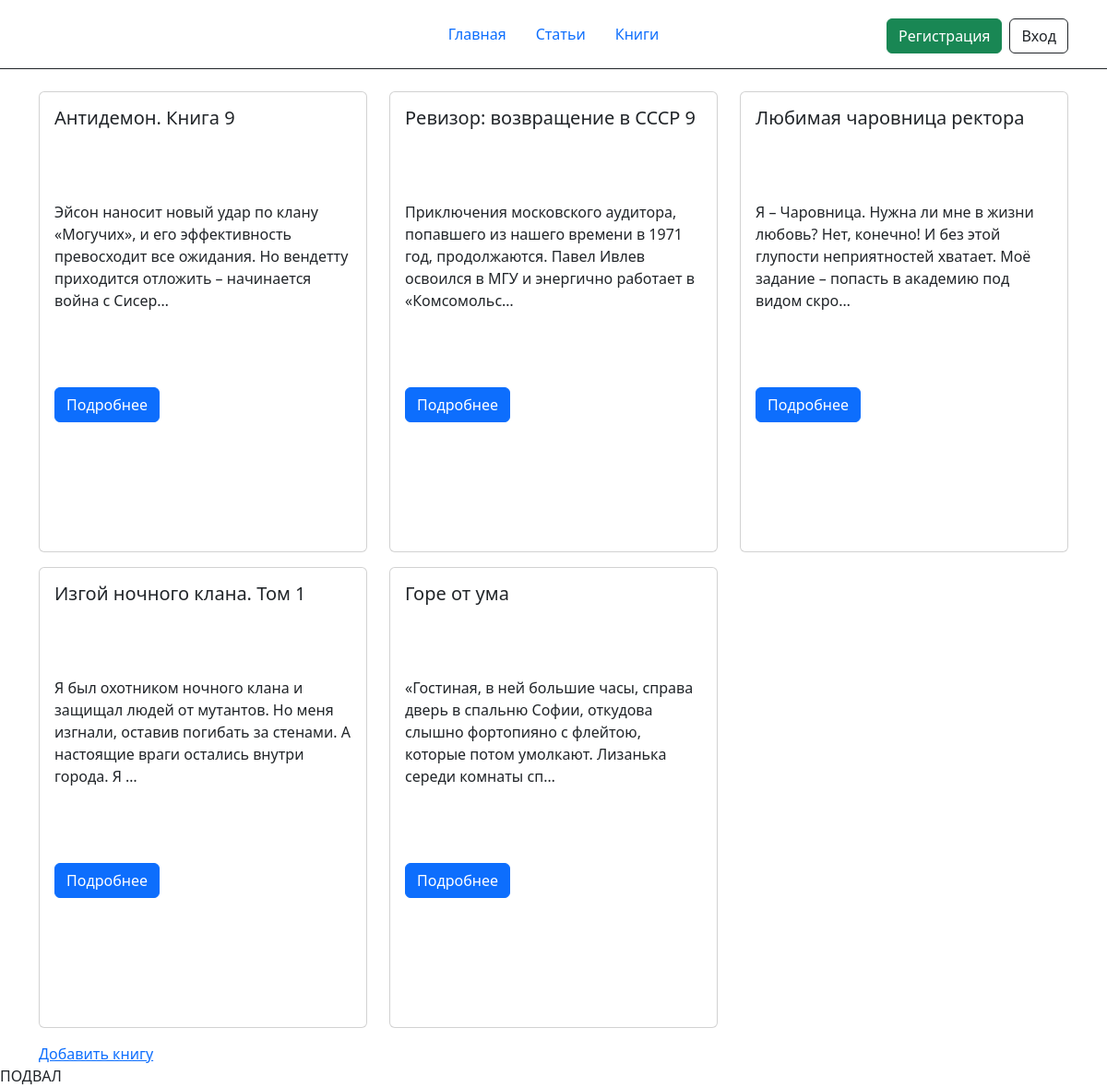
The page /books/ on the database its author committed.
### classviewshome/models.py (models this page shows, shortened)
class Book(models.Model):
    title = models.CharField(max_length=100, verbose_name="Заголовок")
    description = models.CharField(max_length=340, verbose_name="Описание")
    article = models.ManyToManyField(Article, verbose_name="Статья")

### classviewshome/views.py (the view)
# urls.py: path('books/', BookListView.as_view(), name='book_list'),
class BookListView(ListView):
    model = Book

### classviewshome/templates/classviewshome/book_list.html (shortened to what this page needs)
{% extends "base.html" %}
{% block content %}
<div class="container">
    <div class="row">
        {% for book in book_list %}
        <div class="col-12 md-6 col-xl-4 col-xxl-3 mb-2 mb-md-3">
            <div class="card"  style= "height: 500px;">
                <div class="card-body align-items-center justify-content-center">
                    <h5 class="card-title" style= "height: 15%;">{{ book.title|truncatechars:50 }}</h5>
                    <p class="card-text" style="height:40%;">{{ book.description|truncatechars:150 }}</p>
                    <a href="{% url 'book_detail' book.pk %}" class="btn btn-primary">Подробнее</a>
                </div>
            </div>
        </div>
        {% endfor %}
        <div><a href="{% url 'create_book' %}">Добавить книгу</a></div>
    </div>
</div>
{% endblock content %}

### rows shown on the page
Book: title "Антидемон. Книга 9", description "Эйсон наносит новый удар по клану «Могучих», и его эффективность превосходит все ожидания. Но вендетту приходится отложить – начинается война с Сисер…"
Book: title "Ревизор: возвращение в СССР 9", description "Приключения московского аудитора, попавшего из нашего времени в 1971 год, продолжаются. Павел Ивлев освоился в МГУ и энергично работает в «Комсомольс…"
Book: title "Любимая чаровница ректора", description "Я – Чаровница. Нужна ли мне в жизни любовь? Нет, конечно! И без этой глупости неприятностей хватает. Моё задание – попасть в академию под видом скро…"
Book: title "Изгой ночного клана. Том 1", description "Я был охотником ночного клана и защищал людей от мутантов. Но меня изгнали, оставив погибать за стенами. А настоящие враги остались внутри города. Я …"
Book: title "Горе от ума", description "«Гостиная, в ней большие часы, справа дверь в спальню Софии, откудова слышно фортопияно с флейтою, которые потом умолкают. Лизанька середи комнаты сп…"
